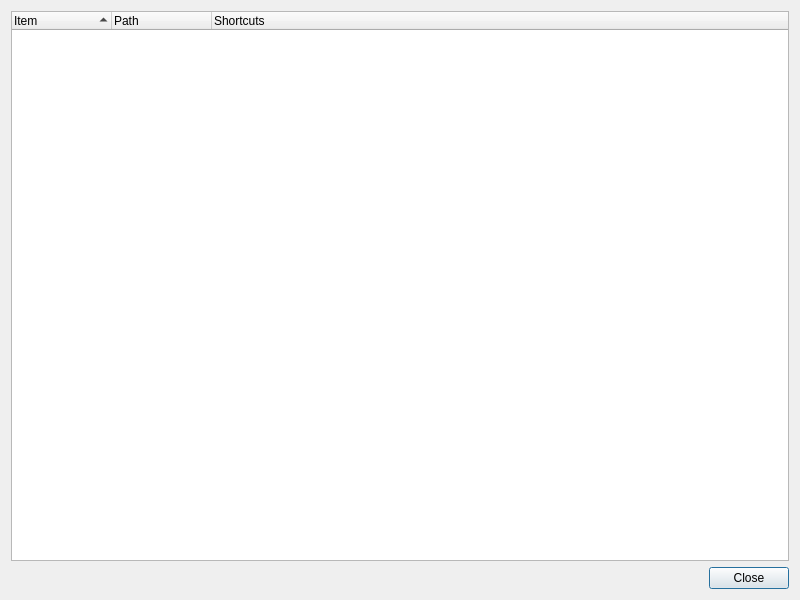
<?xml version="1.0" encoding="UTF-8"?>
<ui version="4.0">
 <class>KeyboardHelp</class>
 <widget class="QDialog" name="KeyboardHelp">
  <property name="geometry">
   <rect>
    <x>0</x>
    <y>0</y>
    <width>800</width>
    <height>600</height>
   </rect>
  </property>
  <property name="windowTitle">
   <string>COVER Keyboard Help</string>
  </property>
  <layout class="QVBoxLayout" name="verticalLayout">
   <item>
    <widget class="QTreeWidget" name="treeWidget">
     <property name="minimumSize">
      <size>
       <width>0</width>
       <height>0</height>
      </size>
     </property>
     <property name="maximumSize">
      <size>
       <width>16777215</width>
       <height>16777215</height>
      </size>
     </property>
     <property name="selectionMode">
      <enum>QAbstractItemView::NoSelection</enum>
     </property>
     <property name="rootIsDecorated">
      <bool>false</bool>
     </property>
     <property name="itemsExpandable">
      <bool>false</bool>
     </property>
     <property name="sortingEnabled">
      <bool>true</bool>
     </property>
     <property name="columnCount">
      <number>3</number>
     </property>
     <column>
      <property name="text">
       <string notr="true">Item</string>
      </property>
     </column>
     <column>
      <property name="text">
       <string notr="true">Path</string>
      </property>
     </column>
     <column>
      <property name="text">
       <string>Shortcuts</string>
      </property>
     </column>
    </widget>
   </item>
   <item>
    <widget class="QDialogButtonBox" name="buttonBox">
     <property name="orientation">
      <enum>Qt::Horizontal</enum>
     </property>
     <property name="standardButtons">
      <set>QDialogButtonBox::Close</set>
     </property>
    </widget>
   </item>
  </layout>
 </widget>
 <resources/>
 <connections>
  <connection>
   <sender>buttonBox</sender>
   <signal>accepted()</signal>
   <receiver>KeyboardHelp</receiver>
   <slot>accept()</slot>
   <hints>
    <hint type="sourcelabel">
     <x>248</x>
     <y>254</y>
    </hint>
    <hint type="destinationlabel">
     <x>157</x>
     <y>274</y>
    </hint>
   </hints>
  </connection>
  <connection>
   <sender>buttonBox</sender>
   <signal>rejected()</signal>
   <receiver>KeyboardHelp</receiver>
   <slot>reject()</slot>
   <hints>
    <hint type="sourcelabel">
     <x>316</x>
     <y>260</y>
    </hint>
    <hint type="destinationlabel">
     <x>286</x>
     <y>274</y>
    </hint>
   </hints>
  </connection>
 </connections>
</ui>
